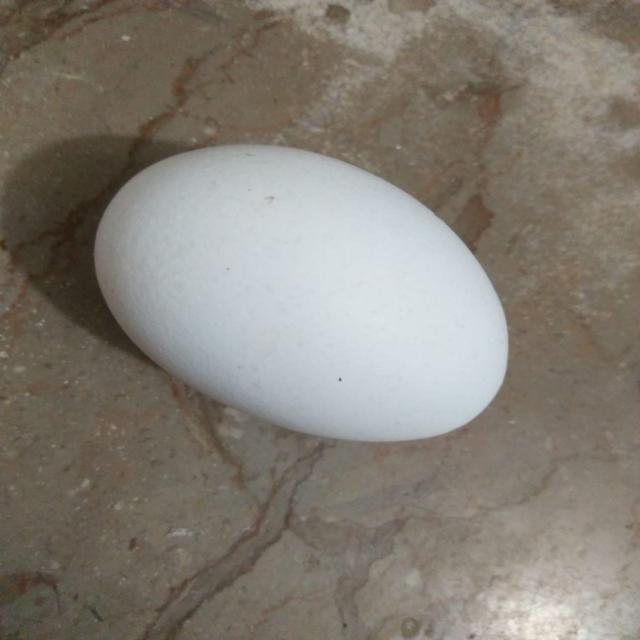
#> input picture task2_trial5_combined_holes/not_damaged_101_jpg.rf.479d12a2b41a5ec6d718dcdabd14b0c9_overlay.png, 640 x 640 px
$ python -i task2_step5_combined_holes.py   (imports and definitions only)
#> lines starting #> are read from the running program, lines starting #| are printed output that depends on the picture; after the words box and inside, x2 and y2 are one past the last pixel; in counts of white or black regions, pixels touching at a corner belong together
#> further down, picture is the input picture: shape (640, 640, 3); mean B, G, R 117.3, 126.4, 132.2
"""
Task 2 - Trial 5: Otsu+Canny combined region, searched with hole-aware
contours, lighter closing, relative-size filter, soft brightness tie-break.

Diagnosis from Trial 4: OR-ing Otsu and Canny then closing aggressively
(9x9, 3 iters) fused the egg into one giant background blob -- worse
over-merging than Otsu alone. detect() only checked RETR_EXTERNAL contours,
so once the egg became part of a bigger blob instead of its own component,
it was invisible (0 candidates on all 8 test images).

Fix: reduce closing aggressiveness, and search BOTH outer and hole contours
(RETR_CCOMP) like Trial 3b did for pure edges -- the egg can appear as an
enclosed hole inside a larger merged blob instead of being lost entirely.
Brightness/uniformity checks from 3d/3e caused regressions when used as
hard filters (shadowed eggs got rejected), so here they only ADD to the
score as a tie-breaker, never hard-reject a candidate.
"""

import cv2
import numpy as np
from pathlib import Path

from task2_step0_split import load_or_build_split


def mask_iou(a, b):
    a, b = a > 0, b > 0
    union = np.logical_or(a, b).sum()
    return np.logical_and(a, b).sum() / union if union else 0.0


def otsu_mask(image_bgr):
    gray = cv2.cvtColor(image_bgr, cv2.COLOR_BGR2GRAY)
    blur = cv2.GaussianBlur(gray, (7, 7), 0)
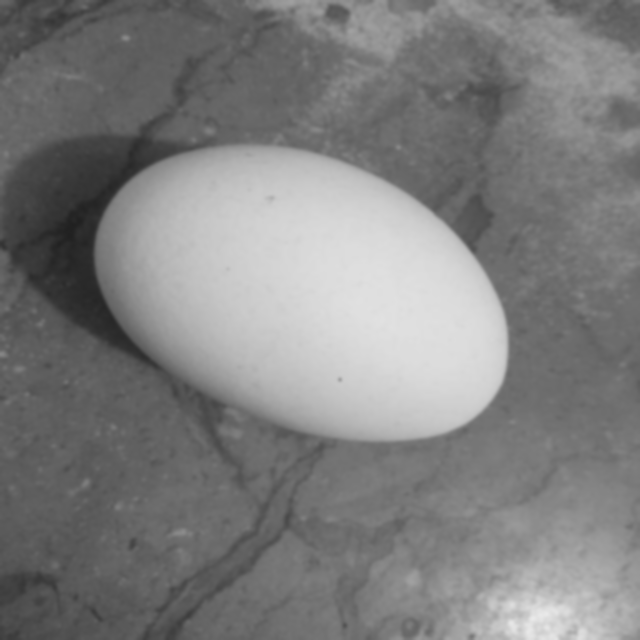
#> blur: shape (640, 640); min 32, max 234, mean 127.1
    _, mask = cv2.threshold(blur, 0, 255, cv2.THRESH_BINARY + cv2.THRESH_OTSU)
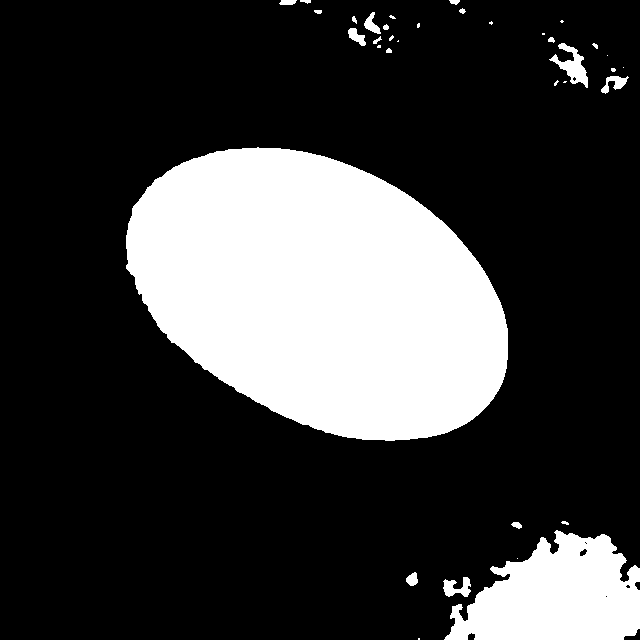
#> mask: shape (640, 640); 24.2% white; 36 white regions (15 under 20 px), largest, box (x1, y1, x2, y2) and area: (126, 147, 508, 441) 82085, (444, 530, 640, 640) 14617, (549, 43, 588, 88) 676
    if (mask > 0).mean() > 0.5:
        mask = cv2.bitwise_not(mask)
    return mask


def canny_edges(image_bgr):
    gray = cv2.cvtColor(image_bgr, cv2.COLOR_BGR2GRAY)
    clahe = cv2.createCLAHE(clipLimit=2.0, tileGridSize=(8, 8))
    enhanced = clahe.apply(gray)
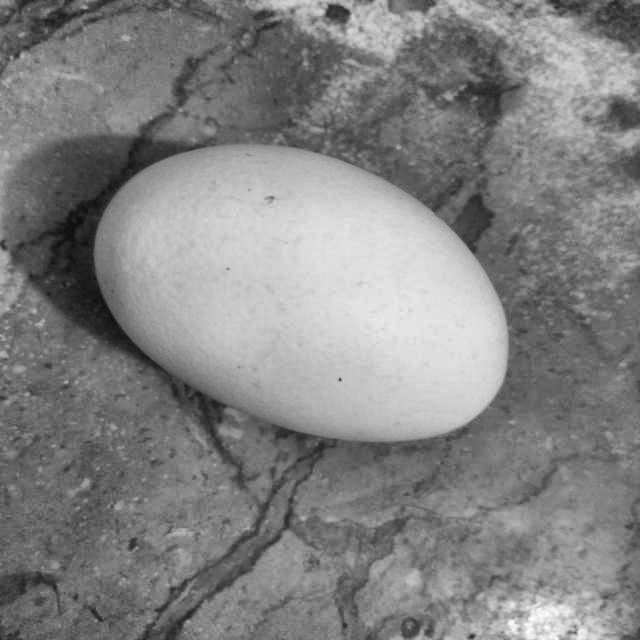
#> enhanced: shape (640, 640); min 14, max 251, mean 130.6
    blur = cv2.GaussianBlur(enhanced, (5, 5), 0)
    edges = cv2.Canny(blur, 35, 110)
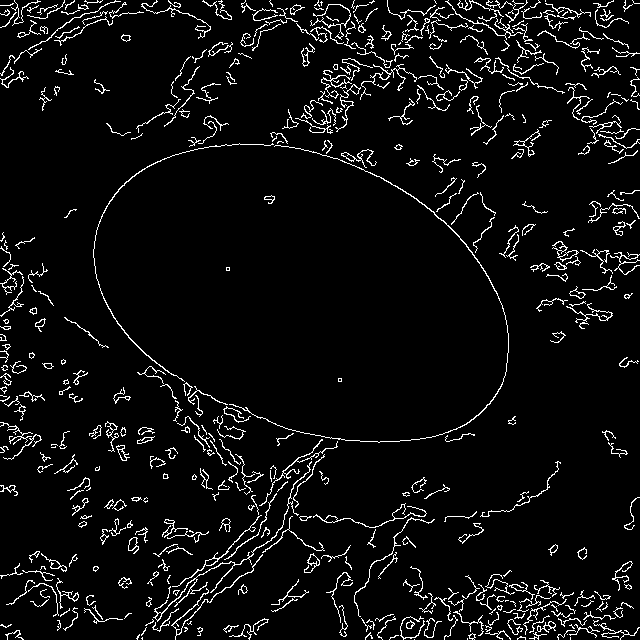
#> edges: shape (640, 640); 5.6% white in thin lines or dots
    kernel = cv2.getStructuringElement(cv2.MORPH_ELLIPSE, (5, 5))
    edges = cv2.dilate(edges, kernel, iterations=1)
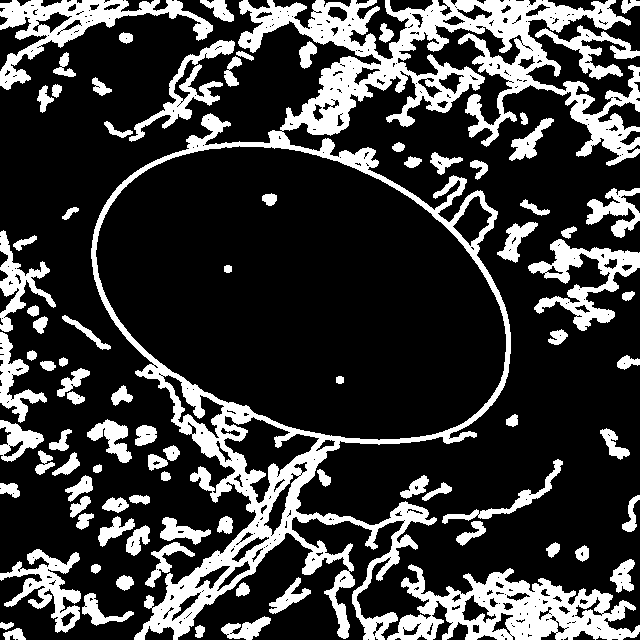
#> edges: shape (640, 640); 23.6% white; 89 white regions, largest, box (x1, y1, x2, y2) and area: (91, 0, 640, 640) 47318, (387, 564, 640, 640) 9253, (0, 0, 213, 90) 5023
    return edges


def combined_region(image_bgr):
    """Lighter closing than Trial 4 -- just enough to seal tiny pinholes,
    not enough to fuse separate real-world objects together."""
    otsu = otsu_mask(image_bgr)
    edges = canny_edges(image_bgr)
    combined = cv2.bitwise_or(otsu, edges)
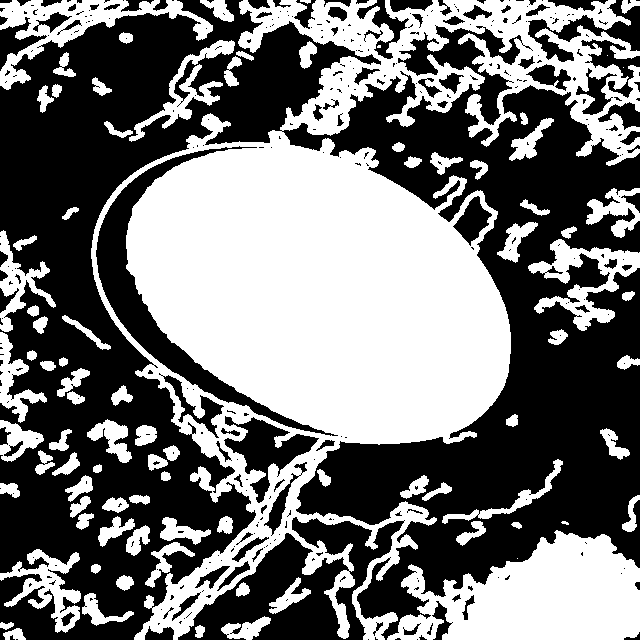
#> combined: shape (640, 640); 45.5% white; 88 white regions (4 under 20 px), largest, box (x1, y1, x2, y2) and area: (91, 0, 640, 640) 131466, (387, 530, 640, 640) 17810, (0, 0, 213, 90) 5023

    kernel = cv2.getStructuringElement(cv2.MORPH_ELLIPSE, (5, 5))
    combined = cv2.morphologyEx(combined, cv2.MORPH_CLOSE, kernel, iterations=1)
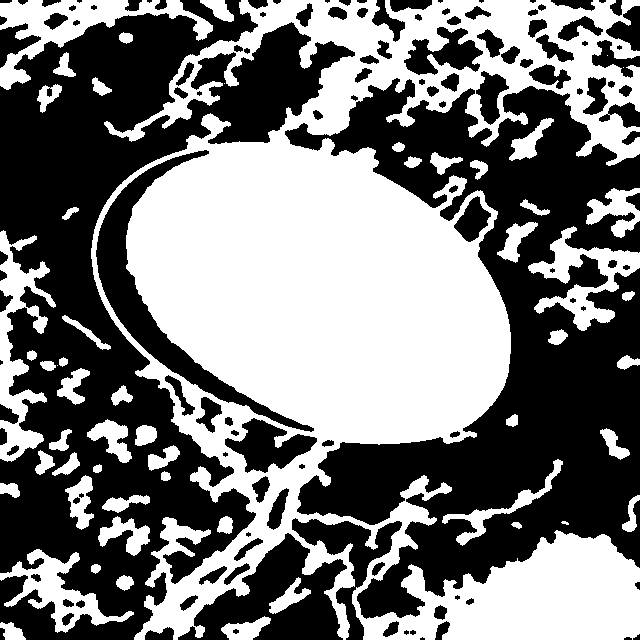
#> combined: shape (640, 640); 47.3% white; 56 white regions (4 under 20 px)
    return combined, otsu, edges


def contour_to_candidate(contour, image_bgr, is_hole, scene_mean_v):
    h, w = image_bgr.shape[:2]
    image_area = h * w

    area = cv2.contourArea(contour)
    if area < 0.004 * image_area or area > 0.55 * image_area:
        return None

    perimeter = cv2.arcLength(contour, True)
    if perimeter <= 0:
        return None

    hull = cv2.convexHull(contour)
    hull_area = cv2.contourArea(hull)
    if hull_area <= 0:
        return None
    solidity = area / hull_area
    circularity = 4 * np.pi * area / (perimeter * perimeter)

    if len(contour) < 5:
        return None
    (cx, cy), (axis_a, axis_b), angle = cv2.fitEllipse(contour)
    if min(axis_a, axis_b) <= 1:
        return None
    aspect_ratio = max(axis_a, axis_b) / min(axis_a, axis_b)
    if not (1.0 <= aspect_ratio <= 2.3):
        return None

    mask = np.zeros((h, w), np.uint8)
    cv2.drawContours(mask, [contour], -1, 255, thickness=cv2.FILLED)

    ellipse_mask = np.zeros((h, w), np.uint8)
    cv2.ellipse(ellipse_mask, ((int(cx), int(cy)), (int(axis_a), int(axis_b)), angle),
                255, thickness=cv2.FILLED)
    ellipse_iou = mask_iou(mask, ellipse_mask)

    # Hard filters: pure geometry only (these never caused regressions).
    if solidity < 0.78:
        return None
    if circularity < 0.40:
        return None
    if ellipse_iou < 0.48:
        return None

    # Soft cues: brightness/centrality only ADD to the score, never reject.
    hsv = cv2.cvtColor(image_bgr, cv2.COLOR_BGR2HSV)
    ys, xs = np.where(mask > 0)
    v_values = hsv[:, :, 2][ys, xs].astype(np.float32)
    mean_v, std_v = float(v_values.mean()), float(v_values.std())
    rel_brightness = mean_v - scene_mean_v
    brightness_score = max(0.0, min(1.0, (rel_brightness + 30) / 90))
    uniformity_score = max(0.0, 1.0 - std_v / 60.0)

    center = np.array([w / 2, h / 2])
    dist = np.linalg.norm(np.array([cx, cy]) - center)
    max_dist = np.sqrt(w * w + h * h) / 2
    center_score = max(0.0, 1.0 - dist / max_dist)

    hole_bonus = 0.05 if is_hole else 0.0

    score = (0.30 * ellipse_iou + 0.25 * solidity + 0.15 * circularity
             + 0.10 * center_score + 0.10 * brightness_score
             + 0.10 * uniformity_score + hole_bonus)

    return {
        "mask": mask, "score": score, "area": area,
        "solidity": solidity, "circularity": circularity,
        "aspect_ratio": aspect_ratio, "ellipse_iou": ellipse_iou,
        "mean_v": mean_v, "rel_brightness": rel_brightness, "std_v": std_v,
        "is_hole": is_hole,
        "ellipse": ((int(cx), int(cy)), (int(axis_a), int(axis_b)), float(angle)),
    }


def detect(image_bgr, top_k=2, min_rel_area=0.35):
    region, otsu_dbg, edges_dbg = combined_region(image_bgr)

    # CCOMP -> outer contours AND holes, so the egg can be found even if
    # it's enclosed inside a larger merged blob.
    contours, hierarchy = cv2.findContours(region, cv2.RETR_CCOMP, cv2.CHAIN_APPROX_SIMPLE)
#> contours = 140 contours, 5 with area under 20; largest, box (x1, y1, x2, y2) and area: (91, 0, 640, 640) 179008, (95, 149, 315, 433) 8526, (0, 0, 213, 90) 5404, (0, 230, 56, 462) 4442, (528, 226, 640, 331) 3744
    hierarchy = hierarchy[0] if hierarchy is not None else []

    hsv = cv2.cvtColor(image_bgr, cv2.COLOR_BGR2HSV)
#> hsv: shape (640, 640, 3); mean H, S, V 35, 43.4, 134.6
    scene_mean_v = float(hsv[:, :, 2].mean())
#> scene_mean_v = 134.6

    candidates = []
    for i, contour in enumerate(contours):
        is_hole = hierarchy[i][3] != -1 if len(hierarchy) else False
        cand = contour_to_candidate(contour, image_bgr, is_hole, scene_mean_v)
        if cand is not None:
            candidates.append(cand)
#> this loop made 140 passes
#> (is_hole, area in contour_to_candidate) on passes 1, 2, 3, 4, 5, 6, 8, 9, 10, 11, 12, 14: (False, 263), (False, 619.5), (True, 30), (False, 495), (False, 171.5), (False, 61), (True, 106), (True, 60.5), (True, 76), (True, 66.5), (False, 39), (False, 189.5)
#> (is_hole, area in contour_to_candidate, perimeter in contour_to_candidate, hull_area in contour_to_candidate, solidity in contour_to_candidate, circularity in contour_to_candidate, cx in contour_to_candidate, cy in contour_to_candidate) on passes 7, 45: (False, 3374.5, 668.8, 7375.5, 0.458, 0.0948, 63.09, 591.8), (False, 3744, 735.2, 8088, 0.463, 0.087, 580.1, 277.8)
#> after the loop, candidates = []

    candidates.sort(key=lambda x: x["score"], reverse=True)

    kept, top_area = [], None
    for c in candidates:
        if all(mask_iou(c["mask"], k["mask"]) < 0.65 for k in kept):
            if top_area is None:
                top_area = c["area"]
            elif c["area"] < min_rel_area * top_area:
                continue
            kept.append(c)
        if len(kept) >= top_k:
            break
#> this loop made 0 passes
#> after the loop, kept = []

    final_mask = np.zeros(image_bgr.shape[:2], np.uint8)
    for c in kept:
        final_mask[c["mask"] > 0] = 255
#> final_mask: shape (640, 640); every value is 0

    return final_mask, kept, region, otsu_dbg, edges_dbg


def draw_overlay(image_bgr, mask, candidates):
    overlay = image_bgr.copy()
    region = mask > 0
    overlay[region] = (0.5 * overlay[region] + 0.5 * np.array([0, 0, 255])).astype(np.uint8)
    for i, c in enumerate(candidates, start=1):
        cv2.ellipse(overlay, c["ellipse"], (0, 255, 0), 2)
        cx, cy = c["ellipse"][0]
        tag = "HOLE" if c["is_hole"] else "OUTER"
        cv2.putText(overlay, f"{i}:{tag} {c['score']:.2f}", (cx, max(18, cy - 10)),
                    cv2.FONT_HERSHEY_SIMPLEX, 0.45, (0, 255, 0), 1, cv2.LINE_AA)
    return overlay


# [28 lines not run here, left out]

>>> import cv2
>>> picture = cv2.imread('task2_trial5_combined_holes/not_damaged_101_jpg.rf.479d12a2b41a5ec6d718dcdabd14b0c9_overlay.png')
>>> result = detect(picture)
#> result = 5 items

$ run again, on task2_trial5_combined_holes/not_damaged_153_jpg.rf.ea842e70f08e63e69bbcc74f1bc143a8_overlay.png
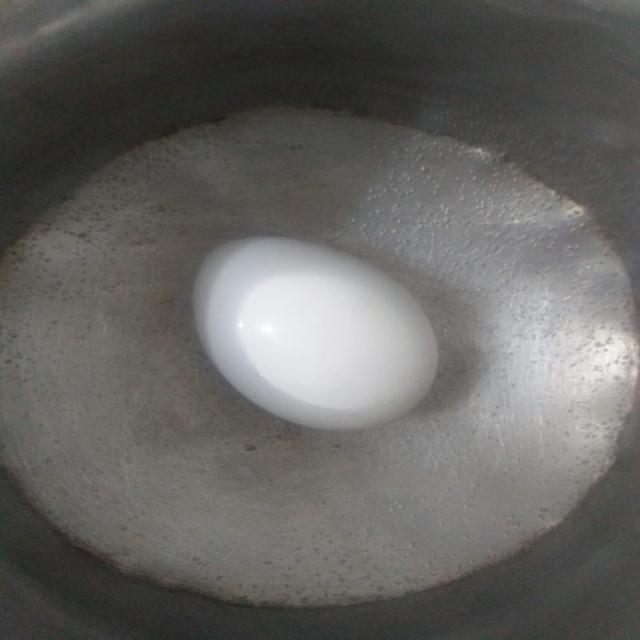
#> input picture task2_trial5_combined_holes/not_damaged_153_jpg.rf.ea842e70f08e63e69bbcc74f1bc143a8_overlay.png, 640 x 640 px
#> picture is the input picture: shape (640, 640, 3); mean B, G, R 97.5, 100, 101.1
#> in otsu_mask, `_, mask = cv2.threshold(blur, 0, 255, cv2.THRESH_BINARY + cv2.THRESH_O..`:
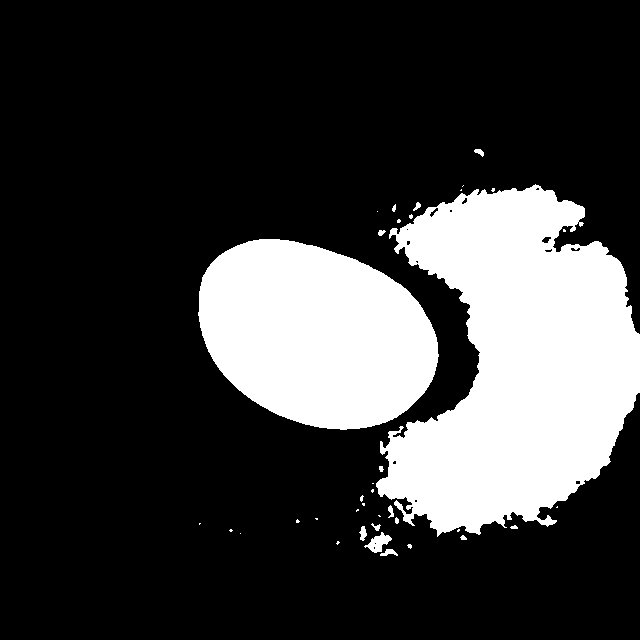
#> mask: shape (640, 640); 23.1% white; 37 white regions (22 under 20 px), largest, box (x1, y1, x2, y2) and area: (376, 184, 640, 537) 59196, (198, 239, 439, 430) 34614, (364, 532, 392, 553) 275
#> in combined_region, `combined = cv2.morphologyEx(combined, cv2.MORPH_CLOSE, kernel, iterati..`:
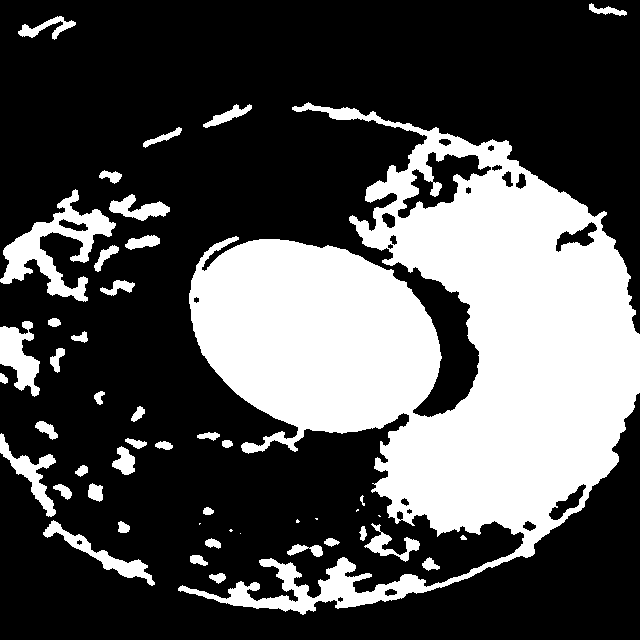
#> combined: shape (640, 640); 31.8% white; 48 white regions (7 under 20 px)
#> contours = 69 contours, 9 with area under 20; largest, box (x1, y1, x2, y2) and area: (178, 102, 640, 615) 116542, (0, 189, 116, 302) 4086, (397, 151, 492, 219) 2457, (0, 321, 40, 397) 1544, (43, 520, 155, 586) 1240
#> hsv: shape (640, 640, 3); mean H, S, V 38.8, 14.8, 101.9
#> scene_mean_v = 101.9
#> the loop in detect, `for i, contour in enumerate(contours):` made 69 passes
#> (is_hole, area in contour_to_candidate) on passes 1, 2, 3, 4, 5, 6, 10, 11: (False, 95), (False, 115.5), (False, 107.5), (False, 205.5), (False, 71.5), (False, 94.5), (False, 58), (False, 550.5)
#> after the loop in detect, `for i, contour in enumerate(contours):`: candidates = []
#> result = 5 items
